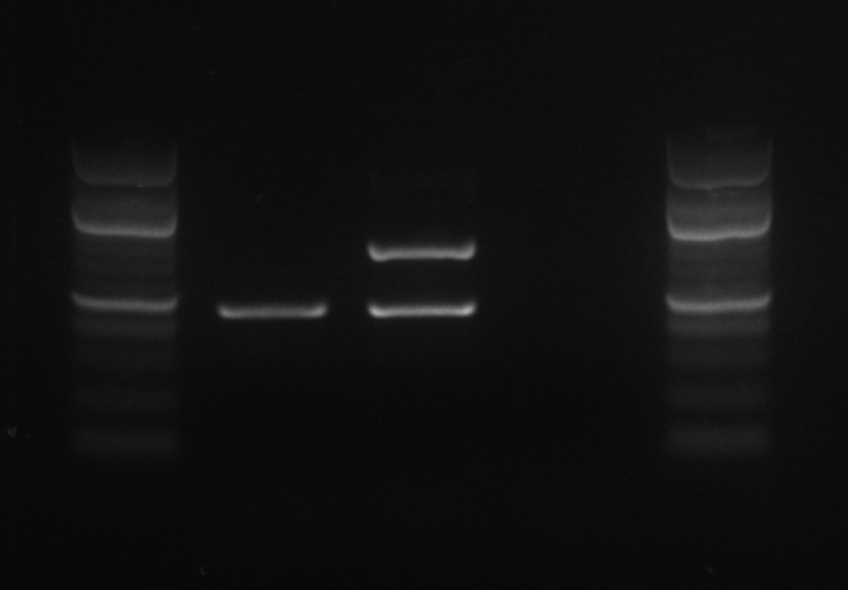
#> input picture data/test_samples/sample1.png, 848 x 590 px, found by its file name
$ python preprocess_temp_for_samples.py
#> lines starting #> are read from the running program, lines starting #| are printed output that depends on the picture; after the words box and inside, x2 and y2 are one past the last pixel; in counts of white or black regions, pixels touching at a corner belong together
### src/gelelectro/preprocessing/utils.py
import numpy as np
from skimage import morphology, exposure
from skimage.util import img_as_float32
from skimage.color import rgb2gray

class GelPreprocessor:
    """Trieda na štandardizáciu gélových obrázkov"""

    @staticmethod
    def detect_and_invert(img, low_perc=5, high_perc=95):
        """Preklopí obraz, aby boli objekty svetlé na tmavom pozadí"""
#> called with low_perc = 5, high_perc = 95
        img = img_as_float32(img)
        p_low, p_high = np.percentile(img, [low_perc, high_perc])
#> p_low = 0.0358; p_high = 0.149
        if np.mean(img) > 0.5:  # adaptívnejšie ako len p_high
            img = 1 - img
        return img

    @staticmethod
    def adaptive_bg_subtraction(img: np.ndarray):
        """Odstráni pozadie adaptívne pomocou morfologického openingu"""
        mean_intensity = np.mean(img)
#> mean_intensity = 0.0645
        std_intensity = np.std(img)
#> std_intensity = 0.0474
        contrast = std_intensity / (mean_intensity + 1e-5)
#> contrast = 0.735

        radius = int(np.clip(200 * np.exp(-4 * contrast), 20, 180))
#> radius = 20
        selem = morphology.disk(radius)
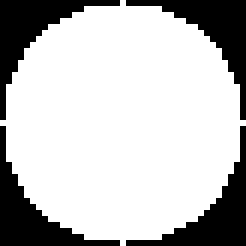
#> selem: shape (41, 41) (shown 6 times larger); values 0 (black) and 1 (white), 74.8% white; 4 black regions, box (x1, y1, x2, y2) and area: (0, 0, 20, 20) 106, (21, 0, 41, 20) 106, (0, 21, 20, 41) 106, (21, 21, 41, 41) 106
        background = morphology.opening(img, selem)
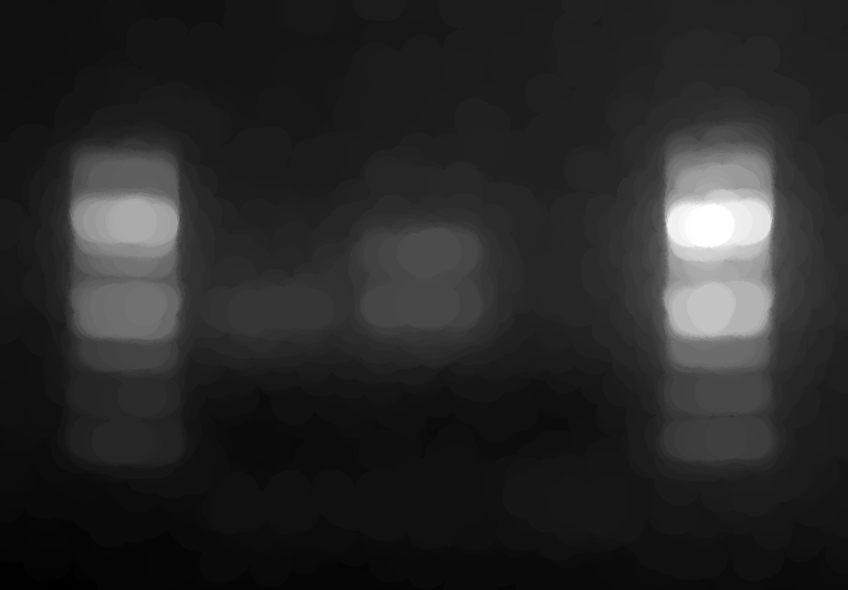
#> background: shape (590, 848) float32; min 0.0235, max 0.207, mean 0.0527; drawn with min black and max white

        img_sub = img - background
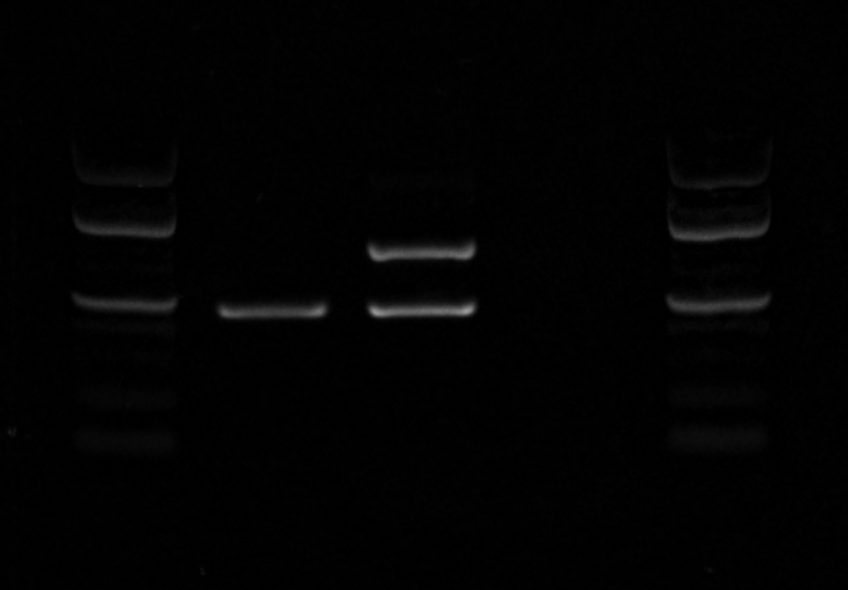
#> img_sub: shape (590, 848) float32; min 0, max 0.606, mean 0.0118
        img_sub = exposure.rescale_intensity(img_sub, in_range="image", out_range=(0, 1))
        return img_sub

    @staticmethod
    def threshold_01(img, percentile):
        """Jednoduché percentilové prahovanie"""
        thresh = np.percentile(img, percentile)
        return img > thresh

    @staticmethod
    def isolate_bright_bands(img, percentile=90):
        """Izoluje najjasnejšie oblasti a normalizuje obraz"""
#> called with percentile = 95
        img_norm = exposure.rescale_intensity(img, in_range="image", out_range=(0, 1))
        mask = img_norm > np.percentile(img_norm, percentile)
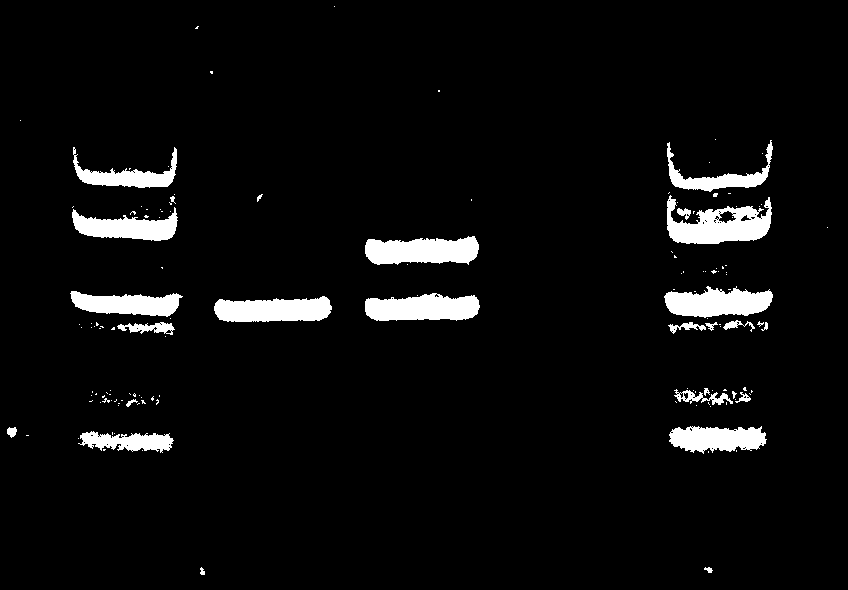
#> mask: shape (590, 848) bool; 5% white; 139 white regions (112 under 20 px), largest, box (x1, y1, x2, y2) and area: (667, 195, 772, 244) 2886, (365, 236, 479, 265) 2559, (365, 293, 480, 321) 2519
        return mask, img_norm

    @staticmethod
    def clean_mask(mask, radius=1):
        """Vyčistí masku morfologickým openingom (erózia + dilatácia v jednom kroku)"""
#> called with radius = 1
        return morphology.opening(mask, morphology.disk(radius))
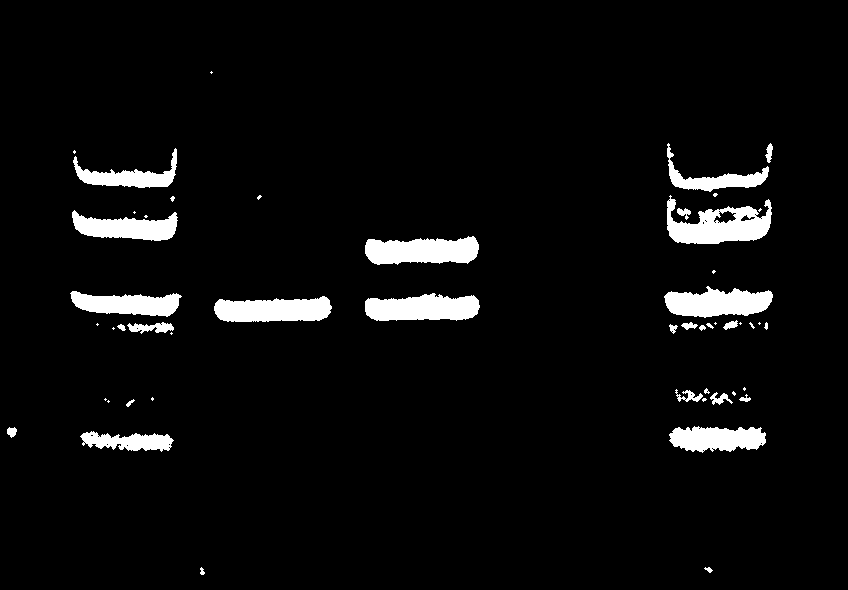
#> returned value: shape (590, 848) bool; 4.8% white; 51 white regions (22 under 20 px), largest, box (x1, y1, x2, y2) and area: (667, 195, 772, 244) 2815, (365, 236, 479, 265) 2548, (365, 293, 480, 321) 2509

    @classmethod
    def threshold_02(cls, img, high_perc=95, low_perc=70, mask_radius=1):
        bright_mask, img_norm = cls.isolate_bright_bands(img, percentile=high_perc)
        clean_bright_mask = cls.clean_mask(bright_mask, radius=mask_radius)
        final_mask = cls.threshold_01(img_norm, percentile=low_perc)
#> in threshold_01, `thresh = np.percentile(img, percentile)`: thresh = 0.0138
#> in threshold_01, `return img > thresh`:
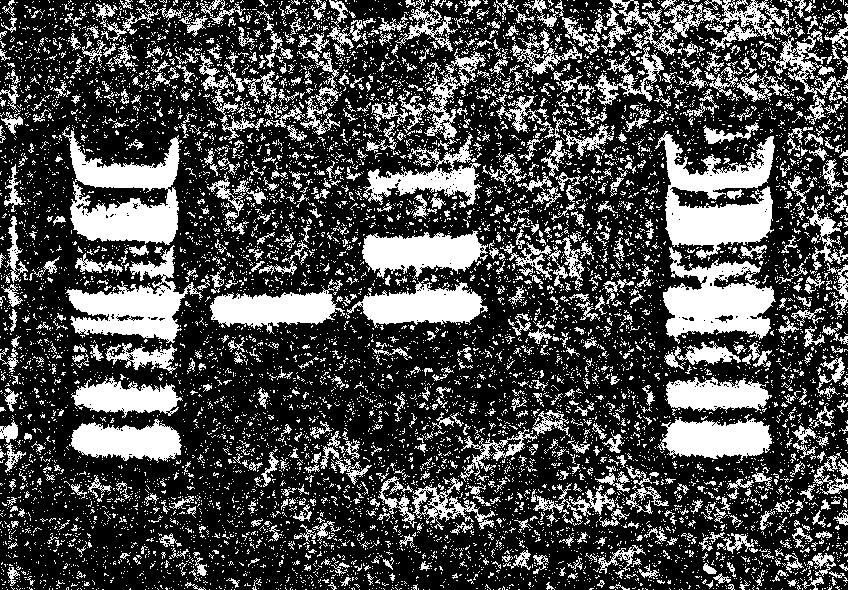
#> returned value: shape (590, 848) bool; 29.5% white; 9465 white regions (8604 under 20 px), largest, box (x1, y1, x2, y2) and area: (655, 131, 775, 260) 7465, (62, 126, 182, 245) 6934, (663, 247, 776, 344) 5952

        combined_mask = clean_bright_mask & final_mask
        return img * combined_mask

    @classmethod
    def process_image(cls, img, inver_low=5, inver_high=95,
                      high_perc=95, low_perc=70, mask_radius=1):
        """Celá pipeline naraz: invert → background → threshold"""
        if img.shape[-1] == 4:  # RGBA → RGB
            img = img[..., :3]
        if img.ndim == 3:  # RGB
            img = rgb2gray(img)
        img = img_as_float32(img)

        img_inv = cls.detect_and_invert(img, inver_low, inver_high)
        img_bg = cls.adaptive_bg_subtraction(img_inv)
        img_thresh = cls.threshold_02(img_bg, high_perc, low_perc, mask_radius=mask_radius)

        return img_thresh

### src/gelelectro/preprocessing/preprocess_temp_for_samples.py
from skimage import io
from skimage.util import img_as_ubyte
from skimage.transform import resize
from utils import GelPreprocessor  # relatívny import, trieda v rovnakom priečinku

# 1️⃣ načítanie obrázka
img = io.imread("data/test_samples/sample1.png", as_gray=True)

# 2️⃣ zmenšenie obrázka (ak je veľmi veľký)
#img = resize(img, (img.shape[0] // 2, img.shape[1] // 2), anti_aliasing=True)

# 3️⃣ spracovanie cez pipeline
processed_img = GelPreprocessor.process_image(img)

# 4️⃣ uloženie výsledku
io.imsave("data/processed/sample1_processed.png", img_as_ubyte(processed_img))
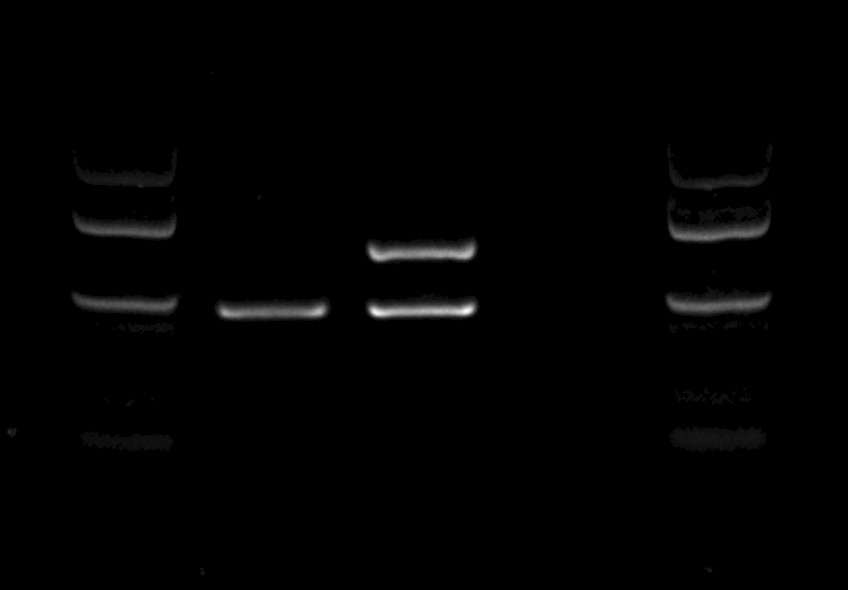
#> saved as sample1_processed.png: shape (590, 848); min 0, max 255, mean 2.2
print("Processed image saved!")

$ run again, with data/test_samples/sample3.png copied over data/test_samples/sample1.png
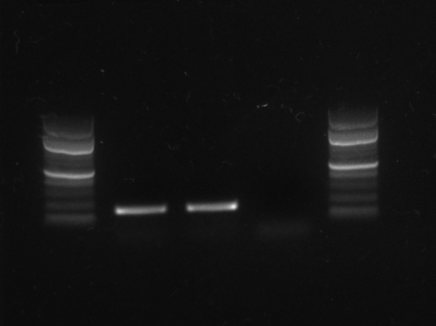
#> input picture data/test_samples/sample3.png, 436 x 326 px, found by its file name
#> p_low = 0.0479; p_high = 0.166
#> mean_intensity = 0.0728
#> std_intensity = 0.059
#> contrast = 0.81
#> radius = 20
#> selem: shape (41, 41); values 0 (black) and 1 (white), 74.8% white; 4 black regions, box (x1, y1, x2, y2) and area: (0, 0, 20, 20) 106, (21, 0, 41, 20) 106, (0, 21, 20, 41) 106, (21, 21, 41, 41) 106
#> in isolate_bright_bands, `mask = img_norm > np.percentile(img_norm, percentile)`:
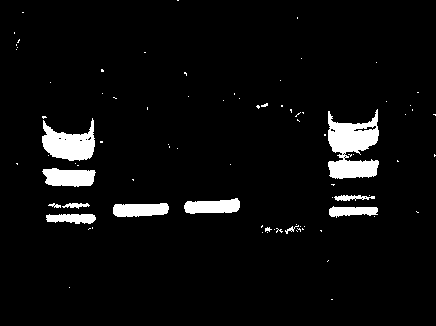
#> mask: shape (326, 436) bool; 5% white; 85 white regions (73 under 20 px), largest, box (x1, y1, x2, y2) and area: (328, 109, 379, 179) 2247, (42, 118, 95, 161) 1357, (42, 168, 96, 187) 798
#> thresh = 0.0121
#> in threshold_01, `return img > thresh`:
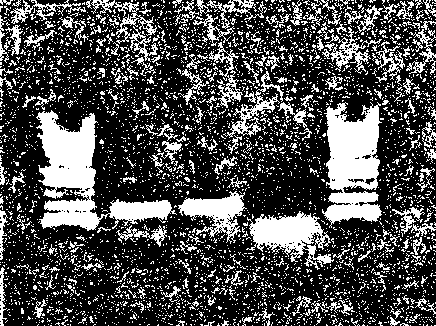
#> returned value: shape (326, 436) bool; 30% white; 4004 white regions (3794 under 20 px), largest, box (x1, y1, x2, y2) and area: (36, 110, 177, 231) 6135, (322, 102, 382, 228) 5013, (246, 211, 334, 270) 2449

$ run again, with data/test_samples/sample4.png copied over data/test_samples/sample1.png
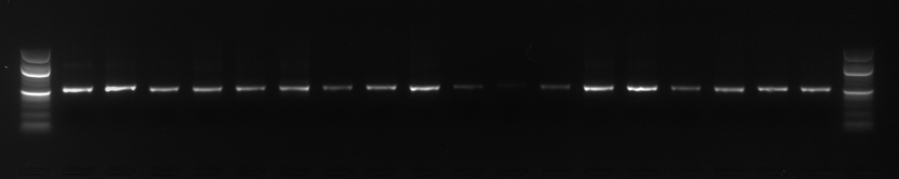
#> input picture data/test_samples/sample4.png, 1798 x 358 px, found by its file name (shown at 1/2 size)
#> p_low = 0.0381; p_high = 0.118
#> mean_intensity = 0.0639
#> std_intensity = 0.0671
#> contrast = 1.05
#> radius = 20
#> selem: shape (41, 41); values 0 (black) and 1 (white), 74.8% white; 4 black regions, box (x1, y1, x2, y2) and area: (0, 0, 20, 20) 106, (21, 0, 41, 20) 106, (0, 21, 20, 41) 106, (21, 21, 41, 41) 106
#> in isolate_bright_bands, `mask = img_norm > np.percentile(img_norm, percentile)`:
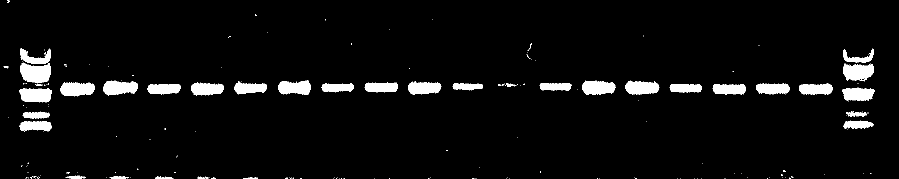
#> mask: shape (358, 1798) bool (shown at 1/2 size); 5% white; 199 white regions (162 under 20 px), largest, box (x1, y1, x2, y2) and area: (40, 125, 102, 166) 1888, (1686, 128, 1748, 163) 1609, (39, 176, 104, 205) 1544
#> thresh = 0.011
#> in threshold_01, `return img > thresh`:
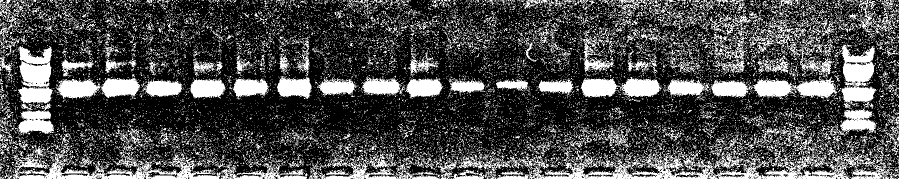
#> returned value: shape (358, 1798) bool (shown at 1/2 size); 29.7% white; 17259 white regions (16551 under 20 px), largest, box (x1, y1, x2, y2) and area: (914, 289, 1785, 358) 19552, (26, 286, 442, 358) 8950, (1671, 89, 1754, 268) 7708
